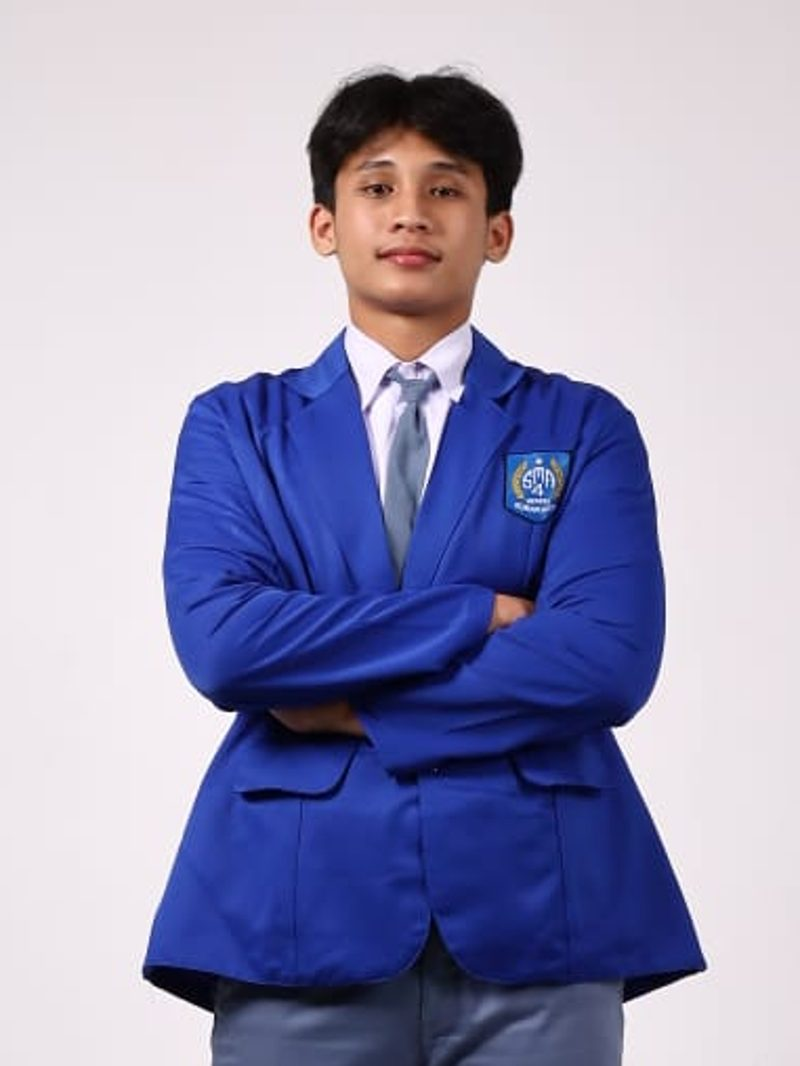
#> input picture assets/img/team-1.jpg, 800 x 1066 px
$ python -i prepare_team_photos.py   (imports and definitions only)
#> lines starting #> are read from the running program, lines starting #| are printed output that depends on the picture
#> further down, picture is the input picture: PIL image 800x1066 RGB; mean R, G, B 154.8, 153.7, 184.2
# ============================================================
#  NUTRICENSE — Siapkan foto tim untuk web
#
#  Mengubah potret studio seluruh badan (langsung dari kamera)
#  menjadi berkas yang dipakai situs: assets/img/team-1.jpg …
#
#  Tiga hal yang dikerjakan, dan alasannya:
#
#  1. EXIF orientation diterapkan. Sebagian berkas menyimpan
#     rotasi di metadata, bukan pada pikselnya.
#  2. Dipotong ke KEPALA + BADAN, bukan seluruh tinggi badan.
#     Kartu tim hanya selebar ~168 px; potret seluruh badan
#     membuat wajah tinggal beberapa piksel. Subjek dicari
#     otomatis dengan membandingkan piksel terhadap warna
#     latar studio yang disampel dari sudut gambar.
#  3. Diperkecil ke 800x1066 (3:4, sesuai rasio kartu) dan
#     disimpan ulang sebagai JPEG — berkas 26 MP 3,5 MB tidak
#     ada gunanya untuk kartu sekecil itu.
#
#  python tools/prepare_team_photos.py [--sheet]
# ============================================================

import glob
import os
import sys

from PIL import Image, ImageOps, ImageChops, ImageDraw

HERE = os.path.dirname(os.path.abspath(__file__))
ROOT = os.path.dirname(HERE)
IMG = os.path.join(ROOT, 'assets', 'img')

OUT_W, OUT_H = 800, 1066          # 3:4, sama dengan rasio kartu tim
QUALITY = 82

# Berapa bagian tinggi badan yang masuk bingkai, dan berapa ruang
# di atas kepala. Angka ini hasil coba-coba pada set foto ini.
# Rentang gelap yang terdeteksi membentang dari BAHU sampai KAKI
# (~47% tinggi frame pada set ini) — kepala tidak ikut karena wajah
# dan kerudung putih berada di atas ambang gelap. Kedua angka di
# bawah dinyatakan sebagai kelipatan rentang itu:
#   kepala manusia ≈ 0,16 x (bahu→kaki), pinggang ≈ 0,42 di bawah bahu.
HEAD_ABOVE = 0.24                 # naik dari garis bahu, cukup untuk kepala
CROP_TALL = 0.70                  # tinggi potongan: kepala sampai sekitar pinggul


def find_person(im):
    """Temukan jas subjek: (atas, bawah, titik tengah x).

    Subjek dikenali dari KEGELAPAN, bukan dari selisih terhadap
    warna sudut. Alasannya terukur: pada set foto ini dinding dan
    lantai berada di sekitar luminansi 196–207, sementara jas,
    rambut, dan sepatu di sekitar 45–65. Sampel sudut sempat
    dipakai dan gagal — sebagian foto punya sudut gelap (lampu
    studio), sehingga ambangnya melenceng dan hampir seluruh
    bingkai terbaca sebagai subjek (bahu terukur 69% lebar).

    Yang ditemukan membentang dari bahu sampai kaki: wajah dan
    kerudung putih lebih terang daripada ambang, jadi kepala tidak
    ikut. Posisi kepala diperkirakan dari proporsi tubuh manusia
    saat memotong.
    """
    k = 8
    g = im.convert('L').resize((im.width // k, im.height // k))
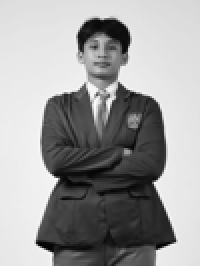
#> g: PIL image 100x133 L (shown 2 times larger); min 0, max 252, mean 157.4
    w, h = g.size
#> w = 100; h = 133
    px = g.load()

    vals = sorted(g.get_flattened_data() if hasattr(g, 'get_flattened_data')
                  else list(g.getdata()))
#> vals = 13300 values from 0 to 252
    median = vals[len(vals) // 2]
#> median = 223
    thr = median - 55                      # jas & rambut jatuh jauh di bawah ini
#> thr = 168

    # Hanya 40% bagian TENGAH yang dipindai. Beberapa foto punya
    # peralatan studio gelap di sudut atas; dengan jendela lebar,
    # benda itu terbaca sebagai 'kepala' di baris 0.
    x_lo, x_hi = int(w * 0.30), int(w * 0.70)
#> x_lo = 30; x_hi = 70
    min_run = max(3, int((x_hi - x_lo) * 0.12))
#> min_run = 4

    dark_rows = []
    for y in range(h):
        n = sum(1 for x in range(x_lo, x_hi) if px[x, y] < thr)
        if n >= min_run:
            dark_rows.append(y)
#> this loop made 133 passes
#> n on passes 1 to 12: 0, 0, 0, 0, 0, 0, 0, 0, 0, 11, 17, 19
#> after the loop, dark_rows = 124 values from 9 to 132

    if len(dark_rows) < h * 0.10:
        return None

    # Ambil rentang bersambung TERPANJANG, bukan baris gelap pertama
    # sampai terakhir. Sebagian foto punya palang gelap di tepi atas
    # bingkai (tepi backdrop); tanpa langkah ini palang itu terbaca
    # sebagai kepala pada baris 0 dan potongannya jadi seluruh frame.
    runs, cur = [], [dark_rows[0], dark_rows[0]]
#> runs = []; cur = [9, 9]
    for y in dark_rows[1:]:
        if y - cur[1] <= 2:            # celah 1–2 baris masih dianggap satu
            cur[1] = y
        else:
            runs.append(tuple(cur)); cur = [y, y]
#> this loop made 123 passes
    runs.append(tuple(cur))
    shoulder_y, feet_y = max(runs, key=lambda r: r[1] - r[0])
#> shoulder_y = 9; feet_y = 132

    if feet_y - shoulder_y < h * 0.15:
        return None

    # Titik tengah horizontal diambil dari pusat gambar, bukan dari
    # lebar bahu terukur: pengukuran itu terbukti rapuh (sempat
    # menghasilkan 8% pada satu foto dan 69% pada yang lain),
    # sementara subjek pada seluruh set ini selalu di tengah.
    return (shoulder_y * k, feet_y * k, im.width // 2)


def crop_head_and_torso(im):
    """Potong 3:4 berisi kepala dan badan atas subjek."""
    found = find_person(im)
#> found = (72, 1056, 400)
    if not found:
        cw = min(im.width, int(im.height * 3 / 4))
        cx = im.width // 2
        return im.crop((cx - cw // 2, 0, cx + cw // 2, min(im.height, int(cw * 4 / 3))))

    shoulder_y, feet_y, cx = found
#> shoulder_y = 72; feet_y = 1056; cx = 400
    span = feet_y - shoulder_y
#> span = 984

    ch = int(span * CROP_TALL)
#> ch = 688
    cw = int(ch * OUT_W / OUT_H)
#> cw = 516

    if cw > im.width:
        cw, ch = im.width, int(im.width * OUT_H / OUT_W)
    if ch > im.height:
        ch, cw = im.height, int(im.height * OUT_W / OUT_H)

    top = int(shoulder_y - span * HEAD_ABOVE)
#> top = -164
    left = min(max(cx - cw // 2, 0), im.width - cw)
#> left = 142
    top = min(max(top, 0), im.height - ch)
#> top = 0
    return im.crop((left, top, left + cw, top + ch))
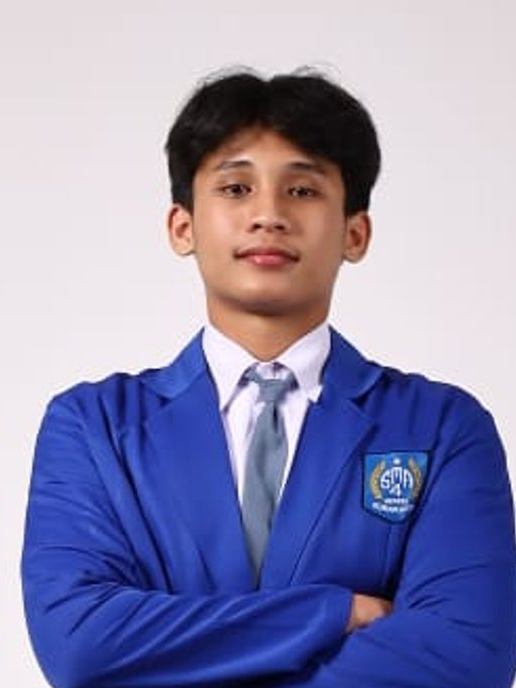
#> returned value: PIL image 516x688 RGB; mean R, G, B 141.6, 139.8, 176.4


def main():
    sources = sorted(glob.glob(os.path.join(IMG, 'IMG_*')))
    if not sources:
        raise SystemExit('Tidak ada berkas IMG_* di ' + IMG)

    made = []
    for i, src in enumerate(sources, start=1):
        im = ImageOps.exif_transpose(Image.open(src))
        crop = crop_head_and_torso(im)
        out_im = ImageOps.contain(crop, (OUT_W * 2, OUT_H * 2))
        out_im = out_im.resize((OUT_W, OUT_H), Image.LANCZOS).convert('RGB')

        dst = os.path.join(IMG, 'team-%d.jpg' % i)
        out_im.save(dst, 'JPEG', quality=QUALITY, optimize=True, progressive=True)
        made.append(dst)
        print('%-30s -> %-14s %5.0f KB -> %4.0f KB' % (
            os.path.basename(src), os.path.basename(dst),
            os.path.getsize(src) / 1024, os.path.getsize(dst) / 1024))

    if '--sheet' in sys.argv:
        sheet = Image.new('RGB', (OUT_W // 2 * 3, OUT_H // 2 * 2), (240, 244, 241))
        for i, f in enumerate(made):
            t = Image.open(f).resize((OUT_W // 2, OUT_H // 2), Image.LANCZOS)
            sheet.paste(t, ((i % 3) * (OUT_W // 2), (i // 3) * (OUT_H // 2)))
        p = os.path.join(ROOT, 'video', 'shots', '_team_result.png')
        os.makedirs(os.path.dirname(p), exist_ok=True)
        sheet.save(p)
        print('\npratinjau ->', p)

    print('\n%d foto siap. Urutannya mengikuti urutan nama berkas sumber;' % len(made))
    print('sunting array TEAM di js/site.js untuk mencocokkan nama dan peran.')


# [2 lines not run here, left out]

>>> from PIL import Image
>>> picture = Image.open('../assets/img/team-1.jpg')
>>> result = crop_head_and_torso(picture)
